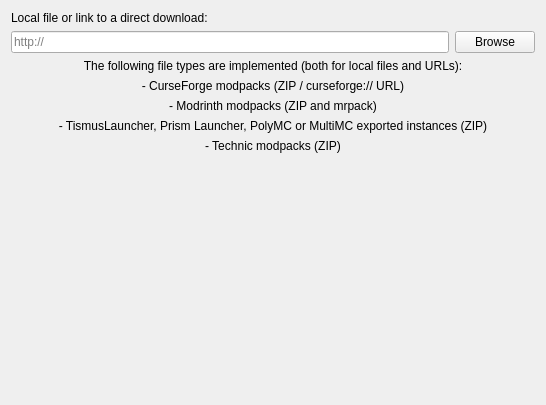
<?xml version="1.0" encoding="UTF-8"?>
<ui version="4.0">
 <class>ImportPage</class>
 <widget class="QWidget" name="ImportPage">
  <property name="geometry">
   <rect>
    <x>0</x>
    <y>0</y>
    <width>546</width>
    <height>405</height>
   </rect>
  </property>
  <layout class="QGridLayout" name="gridLayout">
   <item row="2" column="0">
    <widget class="QLineEdit" name="modpackEdit">
     <property name="placeholderText">
      <string notr="true">http://</string>
     </property>
    </widget>
   </item>
   <item row="2" column="1">
    <widget class="QPushButton" name="modpackBtn">
     <property name="text">
      <string>Browse</string>
     </property>
    </widget>
   </item>
   <item row="3" column="0" rowspan="2" colspan="2">
    <layout class="QVBoxLayout" name="verticalLayout">
     <item>
      <widget class="QLabel" name="label">
       <property name="text">
        <string>The following file types are implemented (both for local files and URLs):</string>
       </property>
       <property name="alignment">
        <set>Qt::AlignCenter</set>
       </property>
      </widget>
     </item>
     <item>
      <widget class="QLabel" name="label_5">
       <property name="text">
        <string>- CurseForge modpacks (ZIP / curseforge:// URL)</string>
       </property>
       <property name="alignment">
        <set>Qt::AlignCenter</set>
       </property>
      </widget>
     </item>
     <item>
      <widget class="QLabel" name="label_3">
       <property name="text">
        <string>- Modrinth modpacks (ZIP and mrpack)</string>
       </property>
       <property name="alignment">
        <set>Qt::AlignCenter</set>
       </property>
      </widget>
     </item>
     <item>
      <widget class="QLabel" name="label_2">
       <property name="text">
      <string>- TismusLauncher, Prism Launcher, PolyMC or MultiMC exported instances (ZIP)</string>
       </property>
       <property name="alignment">
        <set>Qt::AlignCenter</set>
       </property>
      </widget>
     </item>
     <item>
      <widget class="QLabel" name="label_4">
       <property name="text">
        <string>- Technic modpacks (ZIP)</string>
       </property>
       <property name="alignment">
        <set>Qt::AlignCenter</set>
       </property>
      </widget>
     </item>
    </layout>
   </item>
   <item row="5" column="0" colspan="2">
    <spacer name="verticalSpacer">
     <property name="orientation">
      <enum>Qt::Vertical</enum>
     </property>
     <property name="sizeHint" stdset="0">
      <size>
       <width>20</width>
       <height>40</height>
      </size>
     </property>
    </spacer>
   </item>
   <item row="0" column="0" colspan="2">
    <widget class="QLabel" name="modpackLabel">
     <property name="text">
      <string>Local file or link to a direct download:</string>
     </property>
    </widget>
   </item>
  </layout>
 </widget>
 <resources/>
 <connections/>
</ui>
